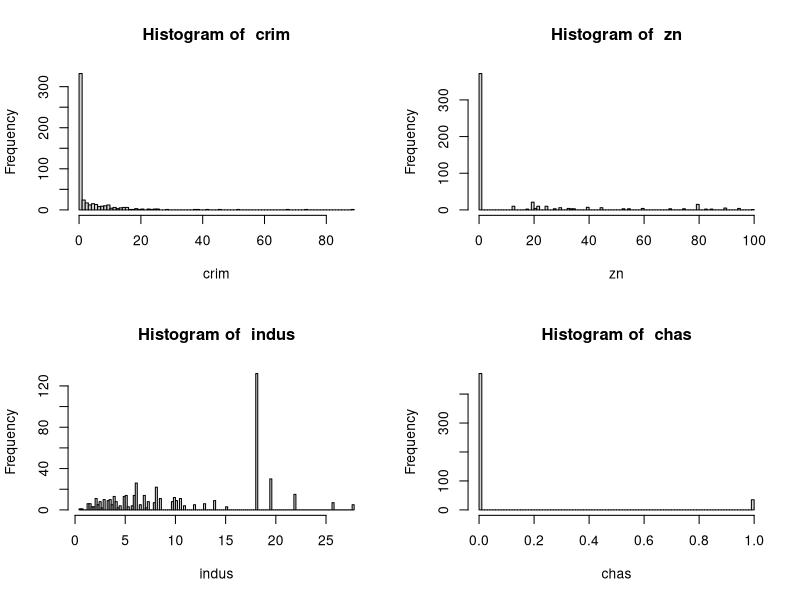
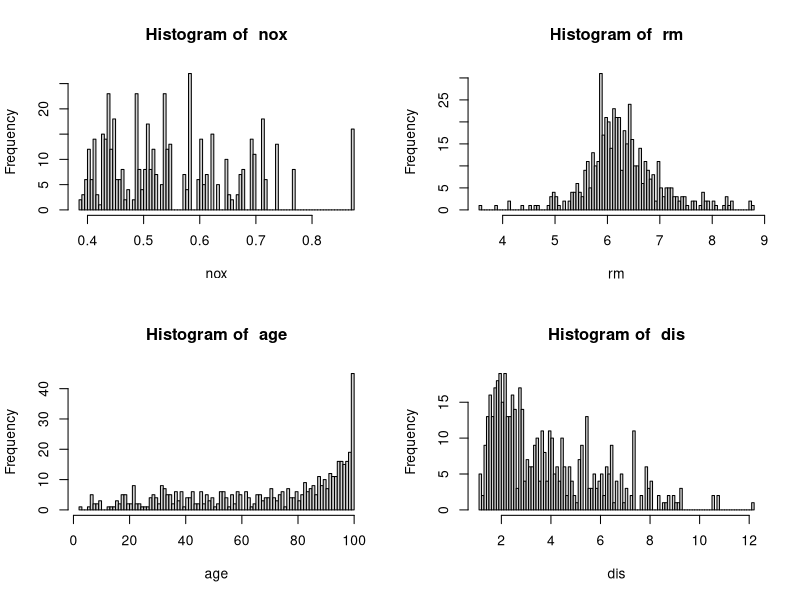
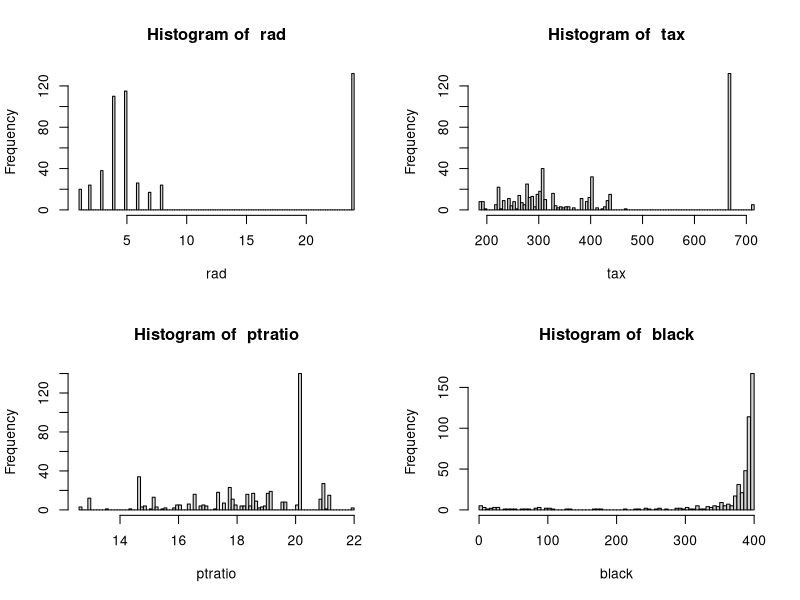
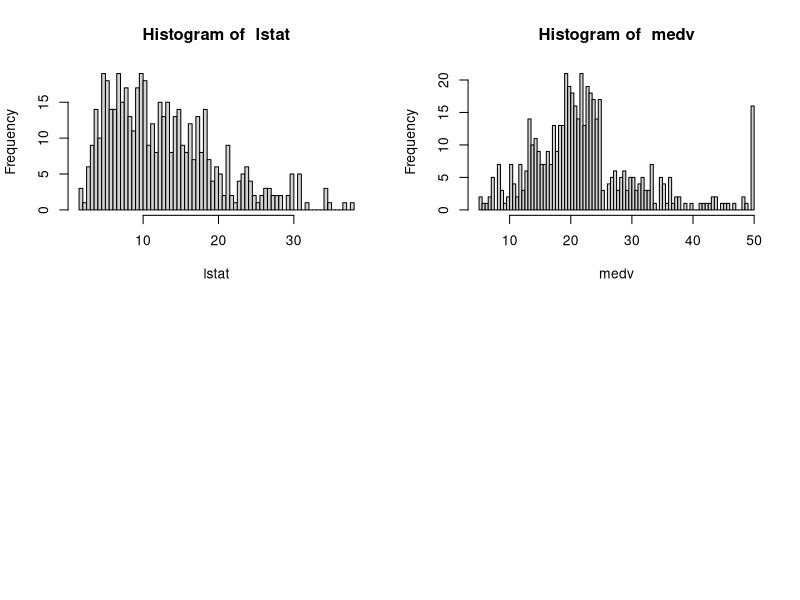
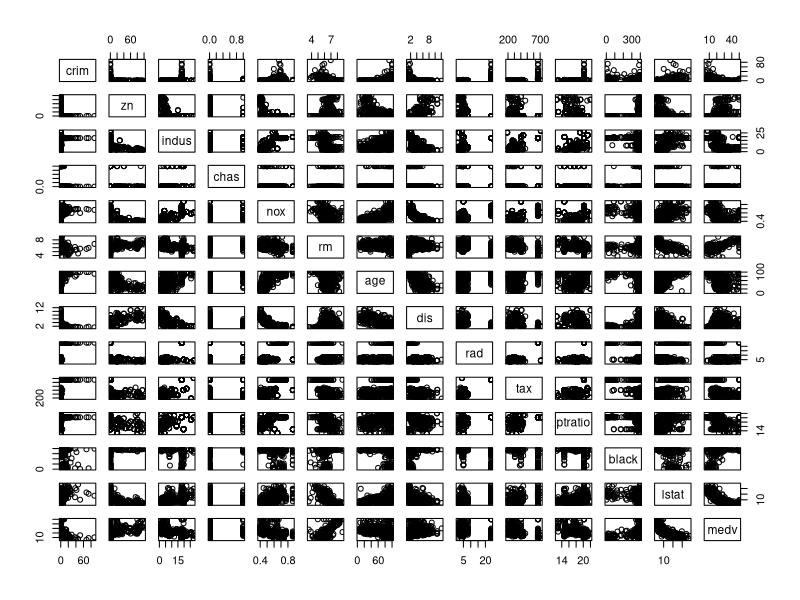
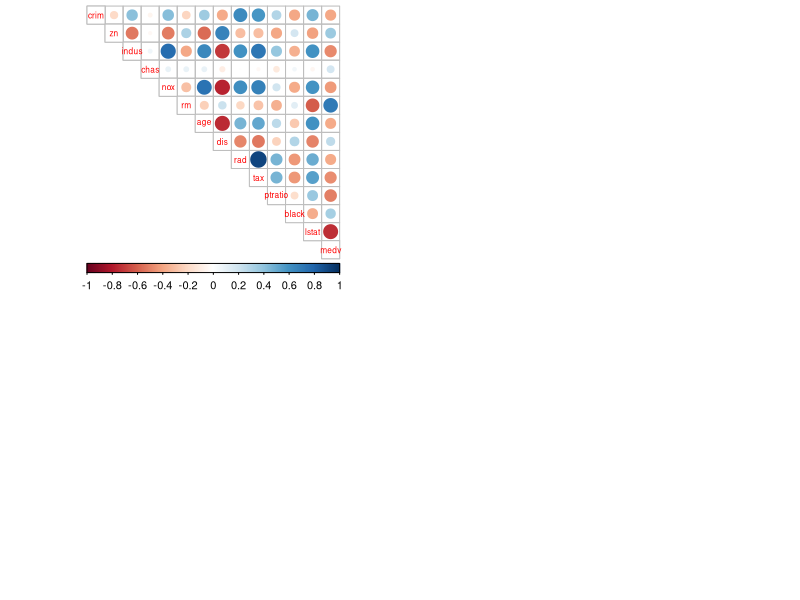
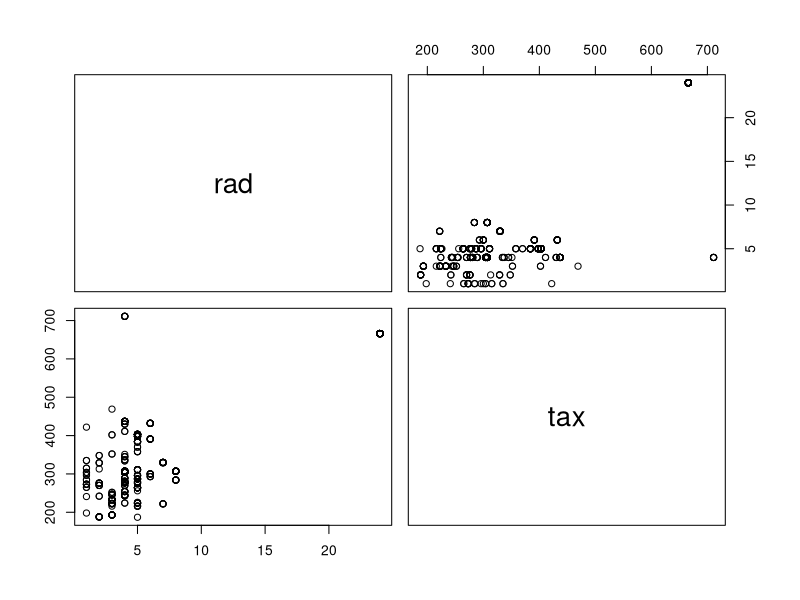
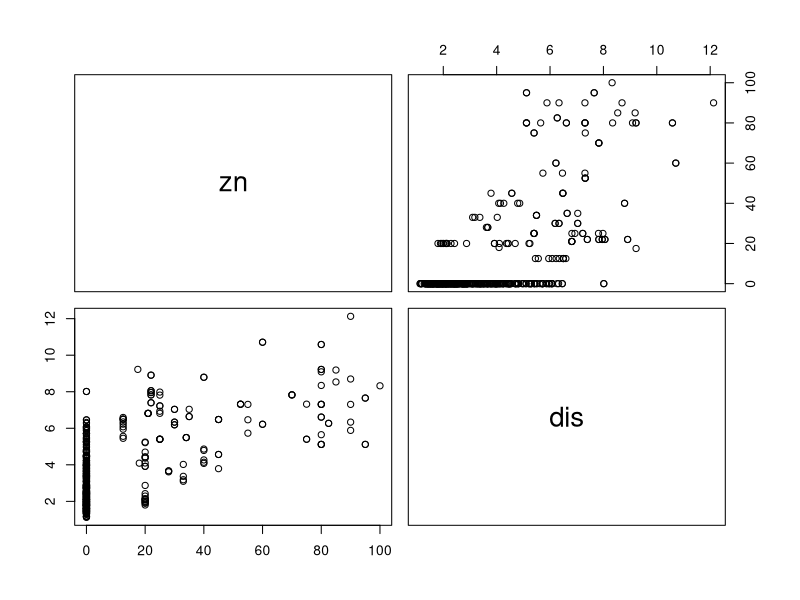

Recreate these plots in R, in order.
## ---- chunk 1

date()
library(MASS)
library(corrplot)
library(tidyr)

## ---- chunk 2

# load the data
data("Boston")

# explore the dataset
dim(Boston)

str(Boston)


## ---- chunk 3
#summaries
summary(Boston)
table(Boston$chas)
## ---- chunk 4
#BAsic histograms of all continuous variables created in for loop
par(mfrow = c(2, 2)) 

for (i in c(1:14)){
  hist(Boston[,i], main = paste("Histogram of ", colnames(Boston)[i]), xlab = paste(colnames(Boston)[i]), breaks = 100, plot = T)
}

## ---- chunk 5
#pairwise scatterplots

pairs(Boston)

## ---- chunk 6
#Correlation matrix and plot to better discover potential correlation between variables
#correlation matrix using default method, which is Pearson correlation
cor_matrix <- cor(Boston) 

# round the values of matrix and print it 
cor_matrix = cor_matrix %>% round(digits = 2)
cor_matrix





## ---- chunk 7
# visualize only the upper triangle of the correlation matrix with corrplot function from corrplot-package

corrplot(cor_matrix, method = "circle", type = "upper", cl.pos = "b", tl.pos = "d", tl.cex = 0.6)
## ---- chunk 8
#Positive correlation
#correlation matrix values and scatterplots for the most correlating variable pairs with positive correlation

#rad & tax
cor_matrix["rad","tax"]
pairs(Boston[,c("rad","tax")])

#zn and dis
cor_matrix["zn","dis"]
pairs(Boston[,c("zn","dis")])

#indus and nox
cor_matrix["indus","nox"]
pairs(Boston[,c("indus","nox")])

#nox and age
cor_matrix["nox","age"]
pairs(Boston[,c("nox","age")])

#nox and tax
cor_matrix["nox","tax"]
pairs(Boston[,c("nox","tax")])

#rm and medv
cor_matrix["rm","medv"]
pairs(Boston[,c("rm","medv")])
## ---- chunk 9
#Clearest negative correlations: lstat and medv, age and dis, nox and dis, and indus and dis
#lstat & medv
cor_matrix["lstat","medv"]
pairs(Boston[,c("lstat","medv")])

#age and dis
cor_matrix["age","dis"]
pairs(Boston[,c("age","dis")])

#nox and dis
cor_matrix["nox","dis"]
pairs(Boston[,c("nox","dis")])

#indus and dis
cor_matrix["indus","dis"]
pairs(Boston[,c("indus","dis")])


## ---- chunk 10
#standardize the data with scale function
boston_scaled <- as.data.frame(scale(Boston))

# summaries of the scaled variables
summary(boston_scaled)
## ---- chunk 11
#categorical crime-variable
#quantiles of the variables represent the categories in the new crime-variable:
bins <- quantile(boston_scaled$crim)
bins

# create a categorical variable 'crime'
crime <- cut(boston_scaled$crim, breaks = bins, include.lowest = TRUE)

# look at the table of the new factor crime
table(crime)

#labels
crime <- cut(boston_scaled$crim, breaks = bins, include.lowest = TRUE, c("low", "med_low", "med_high", "high"))
table(crime)

# remove original crim from the dataset
boston_scaled <- dplyr::select(boston_scaled, -crim)

# add the new categorical value to scaled data
boston_scaled <- data.frame(boston_scaled, crime)

## ---- chunk 12
#number of rows from which 80% and 20% sets are extracted
n <- nrow(boston_scaled)

# choose randomly 80% of the rows
#set seed to be able to get same results next time running this code
set.seed(34)
ind <- sample(n,  size = n * 0.8)

# create train set
train <- boston_scaled[ind,]

# create test set 
test <- boston_scaled[-ind,]


## ---- chunk 13
# linear discriminant analysis
lda.fit <- lda(crime~., data = train)

# print the lda.fit object
lda.fit

# the function for lda biplot arrows
lda.arrows <- function(x, myscale = 1, arrow_heads = 0.1, color = "red", tex = 0.75, choices = c(1,2)){
  heads <- coef(x)
  graphics::arrows(x0 = 0, y0 = 0, 
         x1 = myscale * heads[,choices[1]], 
         y1 = myscale * heads[,choices[2]], col=color, length = arrow_heads)
  text(myscale * heads[,choices], labels = row.names(heads), 
       cex = tex, col=color, pos=3)
}

# target classes as numeric
classes <- as.numeric(train$crime)

# plot the lda results (select both lines and execute them at the same time!)
plot(lda.fit, dimen = 2, col = classes, pch = classes)
lda.arrows(lda.fit, myscale = 1)

## ---- chunk 14
#removal of the crime variable from the test set 
# save the correct classes from test data
correct_classes <- test$crime

# remove the crime variable from test data
test <- dplyr::select(test, -crime)

#predict the classes to test data:
lda.pred <- predict(lda.fit, newdata = test)

# cross tabulate the results
table(correct = correct_classes, predicted = lda.pred$class)

## ---- chunk 15
data("Boston")
scaled_boston = as.data.frame(scale(Boston))
# euclidean distance matrix is default method in dist function:
dist_eu <- dist(scaled_boston)

library(ggplot2)
set.seed(34)

#k-means algorithm, 1. run:
km4 <- kmeans(scaled_boston, centers = 4)

#how are the observations dividied into the four clusters?
table(km4$cluster)
#cluster 2 seems to contain much less observations than others, clusters 1 and 4 are nearly same size and cluster 3 contains about two times that much observations as cluster 1 or 4. 
#visualization of four-cluster results:
pairs(scaled_boston, col = km4$cluster, main = "Full data pairs")

pairs(scaled_boston[1:5], col = km4$cluster, main = "Zoom in 1")
pairs(scaled_boston[6:10], col = km4$cluster, main = "Zoom in 2")
pairs(scaled_boston[11:14], col = km4$cluster, main = "Zoom in 3")
pairs(scaled_boston[c(1,11,12,13,14)], col = km4$cluster, main = "Zoom in 4")

#variables included in most colorful plots
pairs(scaled_boston[c(1,5,6,12,13,14)], col = km4$cluster, main = "Most colorful plots")


## ---- chunk 16
set.seed(34)

# determine the maximum number of clusters
k_max <- 10

# calculate the total within sum of squares
twcss <- sapply(1:k_max, function(k){kmeans(scaled_boston, k)$tot.withinss})

# visualize the results
qplot(x = 1:k_max, y = twcss, geom = 'line')


## ---- chunk 17
# k-means clustering
km <- kmeans(scaled_boston, centers = 2)

# plot the Boston dataset with clusters
pairs(scaled_boston, col = km$cluster)
pairs(scaled_boston[1:5], col = km$cluster)
pairs(scaled_boston[6:10], col = km$cluster)
pairs(scaled_boston[11:14], col = km$cluster)
pairs(scaled_boston[c(1,11,12,13,14)], col = km$cluster)
pairs(scaled_boston[c(1,5,6,12,13,14)], col = km$cluster, main = "Most colorful plots")
## ---- chunk 18
#I will use 3 clusters in the kmeans
set.seed(34)

data("Boston")
scaled_boston = as.data.frame(scale(Boston))

#k-means algorithm, 1. run:
km3 <- kmeans(scaled_boston, centers = 3)

#put the km3 clusters (or classification of individuals to these clusters) as covariate to the scaled Boston data:
clusters = km3$cluster
clusters_df = as.data.frame(clusters) #it seems that row numbers refer to the original row numbers and are already at the original order, so the dataframes can be combined just by using cbind

scaled_boston = cbind(scaled_boston, clusters_df)
str(scaled_boston)
#clusters are added now as one variable

#LDA, clusters as target variable
#number of rows from which 80% and 20% sets are extracted
n <- nrow(scaled_boston)

# choose randomly 80% of the rows
#set seed to be able to get same results next time running this code
set.seed(34)
ind <- sample(n,  size = n * 0.8)

# create train set
train <- scaled_boston[ind,]

# create test set 
test <- scaled_boston[-ind,]

# linear discriminant analysis
lda.fit <- lda(clusters~., data = train)

# print the lda.fit object
lda.fit

# the function for lda biplot arrows
lda.arrows <- function(x, myscale = 1, arrow_heads = 0.1, color = "red", tex = 0.75, choices = c(1,2)){
  heads <- coef(x)
  graphics::arrows(x0 = 0, y0 = 0, 
         x1 = myscale * heads[,choices[1]], 
         y1 = myscale * heads[,choices[2]], col=color, length = arrow_heads)
  text(myscale * heads[,choices], labels = row.names(heads), 
       cex = tex, col=color, pos=3)
}

# target classes as numeric
classes <- as.numeric(train$clusters)

# plot the lda results (select both lines and execute them at the same time!)
plot(lda.fit, dimen = 2, col = classes, pch = classes)
lda.arrows(lda.fit, myscale = 1)

